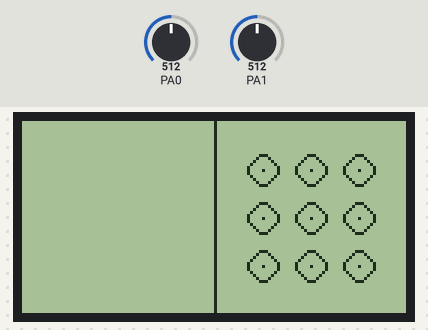
The program below on a simulated ATmega32, built with avr-gcc and emulated at 8 MHz. On the bench: 128×64 one-colour display. Wiring (inferred from the names in the program): KS0108 128×64 LCD: RS PA2; R/W PA3; E PD6; CS1 PB0; CS2 PB1; data PC0, PC1, PC2, PC3, PC4, PC5, PC6, PC7; reset PD7. Inputs (shaded band) come from the test bench; at power-on: PA1 = 512, PA0 = 512. What the program prints to the serial monitor is not drawn.

Above: at 1.2 s.
1.3 s: PA1 set to 40
2.9 s: PA0 set to 900
Timing chart, 0 to 5.9 s (numbered marks = the images above; inputs shaded):
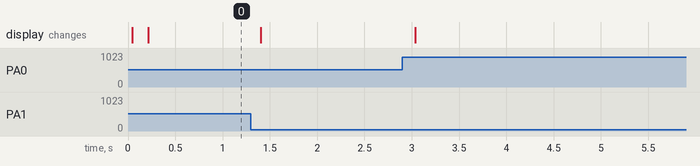

The program:

main.c
```c
/* Define CPU clock Freq 8MHz */
#define F_CPU 8000000UL

#include <avr/interrupt.h> /* Include interrupts for USART*/
#include <avr/io.h>        /* Include AVR std. library file */
#include <stdio.h>         /* Include std i/o library file */
#include <stdlib.h>
#include <util/delay.h> /* Include delay header file */

// #define USART_BAUDRATE 9600
#define BAUD_PRESCALE (((F_CPU / (USART_BAUDRATE * 16UL))) - 1)

#define Data_Port PORTC

#define RS PA2 /* Define control pins */
#define RW PA3
#define EN PD6
#define CS1 PB0
#define CS2 PB1
#define RST PD7

// Application States
typedef enum {
    LOCKED,
    UNLOCKED,
    CHANGING_PASSWORD,
    ENTERING_NEW_PASSWORD
} State;

typedef struct {
    uint8_t x;
    uint8_t y;
} Coordinate;

Coordinate patternCoordinates[] = {
    {16, 16},
    {32, 16},
    {48, 16},
    {16, 32},
    {32, 32},
    {48, 32},
    {16, 48},
    {32, 48},
    {48, 48}};

// Global Variables
uint64_t buffer[64];  // Frame buffer to render the display. Holds 64 64-bit integers that represents each pixel on the GLCD.
State state = LOCKED;

uint8_t patternIndex = 0;
uint8_t pattern[9] = {0, 3, 6, 7, 8, 9, 9, 9, 9};         // Indices of points on `patternCoordinates` array. 9 means NULL or empty.
uint8_t patternSize = 5;                                  // Hidden pattern size.
uint8_t enteredPattern[9] = {9, 9, 9, 9, 9, 9, 9, 9, 9};  // User entered pattern.
uint8_t enteredPatternSize = 0;                           // User entered pattern size. Incremented on every point match.

void glcdInit(void);                                                   // Sets up GLCD display to receive data and command.
void glcdCommand(char Command);                                        // Sends command to GLCD.
void glcdData(char Data);                                              // Sends data through D0-D7.
void glcdChange(int x);                                                // Sets the currently rendered side of GLCD.
void glcdSetCursor(uint8_t x, uint8_t y);                              // Sets cursor to the beginning of the page. Utilized to render frame buffer.
void printCursor(unsigned char x, unsigned char y, unsigned char on);  // Prints 8-bit data to current cursor location. Used in rendering of the frame buffer.

void adcInit();             // Initialize analog to digital converter. Used to read the analog touch data.
uint32_t readTouchX(void);  // Returns x coordinate of the touch.
uint32_t readTouchY(void);  // Returns y coordinate of the touch.

void clearBuffer();                                             // Resets the frame buffer to be all 0s.
void renderBuffer();                                            // Renders what is in the frame buffer.
void drawPixel(uint8_t x, uint8_t y);                           // Sets the entered bit of the frame buffer.
void fillRound(uint8_t x, uint8_t y, uint8_t radius);           // Draws (sets bits) a filled round.
void drawCircle(uint8_t cx, uint8_t cy, uint8_t radius);        // Draws a border circle.
void drawLine(int16_t x1, int16_t y1, int16_t x2, int16_t y2);  // Draws a line between two points.

uint8_t fullRotate(uint8_t value);  // 180deg rotates the given 8-bit integer (11110010 -> 01001111).

void changePassword();                        // Sets the `pattern` to `enteredPattern`.
uint8_t checkPattern();                       // Checks if `pattern` matches to `enteredPattern`.
uint8_t getCoordinateId(uint32_t, uint32_t);  // Given x and y, return the id based on `patternCoordinates` (16,16) -> 0.
void drawEnteredPattern();                    // Renders the lines of entered pattern.
void resetPattern(void);                      // Resets `enteredPattern`.
uint8_t checkIndex(uint8_t x, uint8_t y);     // Checks whether a given point is in the `patternCoordinates`. (48,32) -> true.

void uartInit(long USART_BAUDRATE);       // Initialized USART interface.
void uartSendChar(char ch);               // Sends a single character through UART.
void uartSendString(char *str);           // Sends a whole string (char[]) using `uartSendChar`.
void printPoint(uint16_t x, uint16_t y);  // Prints a point using UART. Mainly for debugging purposes.

/**
 * Interrupt vector to receive and react to user entered data.
 */
ISR(USART_RXC_vect) {
    if (UDR == 'c' || UDR == 'C') {
        state = CHANGING_PASSWORD;
        uartSendString("\n\rPlease enter the current password to change password.");
    } else if ((UDR == 'q' || UDR == 'Q') && state == UNLOCKED) {
        state = LOCKED;
        uartSendString("\n\rExiting home. See you again.");
    } else
        uartSendString("\n\rPlease enter a valid parameter.");
}

int main(void) {
    uartInit(9600);
    adcInit();
    glcdInit();
    sei();

    _delay_ms(2);
    glcdChange(1);

    int velX = 1;
    int velY = 2;
    int x = 6;
    int y = 30;

    uartSendString("\n\rWelcome to smart home service. You can change password by entering (c): ");

    while (1) {
        clearBuffer();

        drawLine(0, 0, 0, 63);

        uint32_t mouseX = readTouchX();
        uint32_t mouseY = readTouchY();

        fillRound(mouseX, mouseY, 1);

        if (state == UNLOCKED) {
            if (x - 4 <= 0 || x + 4 >= 63) velX *= -1;
            if (y - 4 <= 0 || y + 4 >= 63) velY *= -1;

            x += velX;
            y += velY;

            drawLine(0, 32, x, y);
            drawLine(63, 32, x, y);
            fillRound(x, y, 4);
        } else {
            for (int8_t i = 0; i < 3; i++)
                for (int8_t j = 0; j < 3; j++) {
                    drawCircle(16 + i * 16, 16 + j * 16, 5);
                    fillRound(16 + i * 16, 16 + j * 16, 1);
                }

            if (mouseX == 0) {
                uint8_t valid = checkPattern();
                if (state == CHANGING_PASSWORD) {
                    if (valid) {
                        state = ENTERING_NEW_PASSWORD;
                        uartSendString("\n\rEnter your new password.");
                        resetPattern();
                    } else {
                        if (enteredPatternSize > 0) uartSendString("\n\rPassword is not correct. Try again.");
                        resetPattern();
                    }
                } else if (state == LOCKED) {
                    if (valid) {
                        state = UNLOCKED;
                        uartSendString("\n\rWelcome to your home.");
                        resetPattern();
                    } else {
                        if (enteredPatternSize > 0) uartSendString("\n\rPassword is not correct. Try again.");
                        resetPattern();
                    }
                } else if (state == ENTERING_NEW_PASSWORD) {
                    if (enteredPatternSize > 3) {
                        state = LOCKED;
                        changePassword();
                        resetPattern();
                    } else if (enteredPatternSize > 0) {
                        resetPattern();
                        uartSendString("\n\rThe new password should be consisting of at least 4 different dots. Try a longer pattern.");
                    } else
                        resetPattern();
                }

            } else {
                uint8_t valid = checkIndex(mouseX, mouseY);
                if (valid) {
                    enteredPattern[enteredPatternSize] = getCoordinateId(mouseX, mouseY);
                    enteredPatternSize++;
                }

                if (enteredPatternSize > 0) {
                    drawEnteredPattern();
                    Coordinate c = patternCoordinates[enteredPattern[enteredPatternSize - 1]];
                    drawLine(c.x, c.y, mouseX, mouseY);
                    fillRound(mouseX, mouseY, 2);
                }
            }
        }

        renderBuffer();
        _delay_ms(5);
    }

    return 0;
}

void changePassword() {
    for (uint8_t i = 0; i < 9; i++) {
        pattern[i] = enteredPattern[i];
    }

    patternSize = enteredPatternSize;

    uartSendString("\n\rCongratulations! You changed your password. Please enter it to open doors.");
}

void drawEnteredPattern() {
    if (enteredPatternSize == 0 || enteredPatternSize == 1) return;

    for (uint8_t i = 0; i < enteredPatternSize - 1; i++) {
        Coordinate c1 = patternCoordinates[enteredPattern[i]];
        Coordinate c2 = patternCoordinates[enteredPattern[i + 1]];
        drawLine(c1.x, c1.y, c2.x, c2.y);
    }
}

uint8_t getCoordinateId(uint32_t x, uint32_t y) {
    for (uint8_t i = 0; i < 9; i++) {
        Coordinate c = patternCoordinates[i];
        if (c.x == x && c.y == y) return i;
    }

    return 9;
}

void resetPattern() {
    enteredPatternSize = 0;
    for (uint8_t i = 0; i < 9; i++) {
        enteredPattern[i] = 9;
    }
}

uint8_t checkIndex(uint8_t x, uint8_t y) {
    for (uint8_t i = 0; i < 9; i++) {
        Coordinate c = patternCoordinates[i];

        for (uint8_t j = 0; j < enteredPatternSize; j++) {
            Coordinate enteredC = patternCoordinates[enteredPattern[j]];

            if (enteredC.x == c.x && enteredC.y == c.y) goto outer;
        }

        if (c.x == x && c.y == y) return 1;
    outer:;
    }

    return 0;
}

uint8_t checkPattern() {
    if (enteredPatternSize != patternSize) return 0;

    for (uint8_t i = 0; i < patternSize; i++) {
        if (pattern[i] != enteredPattern[i]) return 0;
    }

    return 1;
}

void drawLine(int16_t x1, int16_t y1, int16_t x2, int16_t y2) {
    int16_t dx = abs(x2 - x1);
    int16_t dy = abs(y2 - y1);

    int8_t sx = x1 < x2 ? 1 : -1;
    int8_t sy = y1 < y2 ? 1 : -1;
    int8_t err = dx - dy;

    while (x1 != x2 || y1 != y2) {
        drawPixel(x1, y1);

        int16_t e2 = err * 2;

        if (e2 > -dy) {
            err -= dy;
            x1 += sx;
        }

        if (e2 < dx) {
            err += dx;
            y1 += sy;
        }
    }

    drawPixel(x2, y2);
}

void drawCircle(uint8_t cx, uint8_t cy, uint8_t radius) {
    int16_t x = radius;
    int16_t y = 0;
    int16_t err = 0;

    while (x >= y) {
        drawPixel(cx + x, cy + y);
        drawPixel(cx - x, cy + y);
        drawPixel(cx + x, cy - y);
        drawPixel(cx - x, cy - y);

        drawPixel(cx + y, cy + x);
        drawPixel(cx - y, cy + x);
        drawPixel(cx + y, cy - x);
        drawPixel(cx - y, cy - x);

        y++;
        err += 1 + 2 * y;

        if (2 * (err - x) + 1 > 0) {
            x--;
            err += 1 - 2 * x;
        }
    }
}

void fillRound(uint8_t x, uint8_t y, uint8_t radius) {
    for (int8_t i = -radius; i < radius; i++)
        for (int8_t j = -radius; j < radius; j++)
            if (i * i + j * j < radius * radius)
                drawPixel(x + i, y + j);
}

void drawPixel(uint8_t x, uint8_t y) {
    uint64_t temp = buffer[y] | ((uint64_t)(1) << x);
    buffer[y] = temp;
}

void renderBuffer() {
    for (uint8_t y = 0; y < 64; y += 8)
        for (uint8_t x = 0; x < 64; x++) {
            uint8_t cursorBuffer = 0;

            for (uint8_t i = 0; i < 8; i++) {
                uint64_t bufferString = buffer[y + i];
                uint8_t val = (bufferString >> x) & (uint64_t)(1);

                cursorBuffer = cursorBuffer << 1;
                cursorBuffer |= val;
            }

            printCursor(x, y, fullRotate(cursorBuffer));
        }
}

void clearBuffer() {
    for (uint8_t i = 0; i < 64; i++)
        buffer[i] = (uint64_t)0;
}

uint8_t fullRotate(uint8_t value) {
    uint8_t result = 0;
    uint8_t remainder = value;

    for (uint8_t i = 0; i < 8; i++) {
        result = result << 1;
        result |= (remainder >> i) & 1;

        remainder = value;
    }

    return result;
}

void adcInit() {
    ADMUX = (1 << REFS0);
    ADCSRA = (1 << ADEN) | (1 << ADPS2) | (1 << ADPS1) | (1 << ADPS0);
    DDRA &= ~(1 << PA0);
    DDRA &= ~(1 << PA1);
}

uint32_t readTouchX(void) {
    ADMUX = (ADMUX & 0xf8) | PA0;
    _delay_us(20);
    PORTA &= (0 << RW);
    PORTA |= (1 << RS);
    ADCSRA |= (1 << ADSC);
    while (ADCSRA & (1 << ADSC))
        ;

    uint16_t reading = ADCL;
    reading += ADCH << 8;

    if (reading < 495) return 0;

    uint32_t val = (reading * 142) / 1023 + 1;

    return val;
}

uint32_t readTouchY(void) {
    ADMUX = (ADMUX & 0xf8) | PA1;
    _delay_us(20);
    PORTA &= (0 << RS);
    PORTA |= (1 << RW);
    ADCSRA |= (1 << ADSC);
    while (ADCSRA & (1 << ADSC))
        ;

    uint16_t reading = ADCL;
    reading += ADCH << 8;

    if (reading < 50) return 0;
    reading = (reading * 63) / (300 - 54);
    uint32_t val = 63 - reading + 15;

    return val;
}

void printCursor(unsigned char x, unsigned char y, unsigned char on) {
    unsigned char page = y / 8;
    unsigned char column = x % 64;

    glcdSetCursor(page, column);

    glcdData(on);  // After going to display section, the shift amount determines where to draw.
}

void glcdCommand(char Command) /* GLCD command function */
{
    Data_Port = Command; /* Copy command on data pin */
    PORTA &= ~(1 << RS); /* Make RS LOW for command register*/
    PORTA &= ~(1 << RW); /* Make RW LOW for write operation */
    PORTD |= (1 << EN);  /* HIGH-LOW transition on Enable */
    _delay_us(5);
    PORTD &= ~(1 << EN);
    _delay_us(5);
}

void glcdData(char Data) /* GLCD data function */
{
    Data_Port = Data;    /* Copy data on data pin */
    PORTA |= (1 << RS);  /* Make RS HIGH for data register */
    PORTA &= ~(1 << RW); /* Make RW LOW for write operation */
    PORTD |= (1 << EN);  /* HIGH-LOW transition on Enable */
    _delay_us(5);
    PORTD &= ~(1 << EN);
    _delay_us(5);
}
void glcdChange(int screen) {
    // false = left screen, true = right screen
    PORTA = 0xc;
    PORTD = 0x80;
    if (screen == 1)
        PORTB = 0x01;
    else
        PORTB = 0x02;

    glcdCommand(0x3E);  /* Display OFF */
    glcdCommand(0x42);  /* Set Y address (column=0) */
    glcdCommand(0xB8);  /* Set x address (page=0) */
    glcdCommand(0xC0);  /* Set z address (start line=0) */
    glcdCommand(0x3F);  // Display ON
}

void glcdInit() {
    // Set the direction of control and data pins
    DDRA = (1 << RS) | (1 << RW);
    DDRD |= (1 << EN) | (1 << RST);
    DDRB |= (1 << CS1) | (1 << CS2);
    DDRC = 0xFF;  // Assuming the data port is on PORTC

    _delay_ms(20);

    // Initialize control pin states
    PORTD = 0x00;  // Clear EN and RST
    PORTB = 0x00;  // Clear CS1 and CS2

    // Apply initialization sequence
    _delay_ms(20);
    glcdCommand(0x3E);  /* Display OFF */
    glcdCommand(0x42);  /* Set Y address (column=0) */
    glcdCommand(0xB8);  /* Set x address (page=0) */
    glcdCommand(0xC0);  /* Set z address (start line=0) */
    glcdCommand(0x3F);  // Display ON
}

void glcdSetCursor(uint8_t x, uint8_t y) {
    glcdCommand(0xb8 + x);
    glcdCommand(0x40 + y);
}

void uartInit(long USART_BAUDRATE) {
    UCSRB |= (1 << RXEN) | (1 << TXEN) | (1 << RXCIE);   /* Turn on transmission and reception */
    UCSRC |= (1 << URSEL) | (1 << UCSZ0) | (1 << UCSZ1); /* Use 8-bit character sizes */
    UBRRL = BAUD_PRESCALE;                               /* Load lower 8-bits of the baud rate value */
    UBRRH = (BAUD_PRESCALE >> 8);                        /* Load upper 8-bits*/
}

void uartSendChar(char ch) {
    while (!(UCSRA & (1 << UDRE)))
        ; /* Wait for empty transmit buffer*/
    UDR = ch;
}

void uartSendString(char *str) {
    unsigned char j = 0;

    while (str[j] != 0) {
        uartSendChar(str[j]);
        j++;
    }
}

void printPoint(uint16_t x, uint16_t y) {
    char xreading[sizeof(uint16_t) * 8 + 1];
    char yreading[sizeof(uint16_t) * 8 + 1];

    itoa(x, xreading, 10);
    itoa(y, yreading, 10);

    uartSendString("  (");
    uartSendString(xreading);
    uartSendString(", ");
    uartSendString(yreading);
    uartSendString(")  ");
}
```
